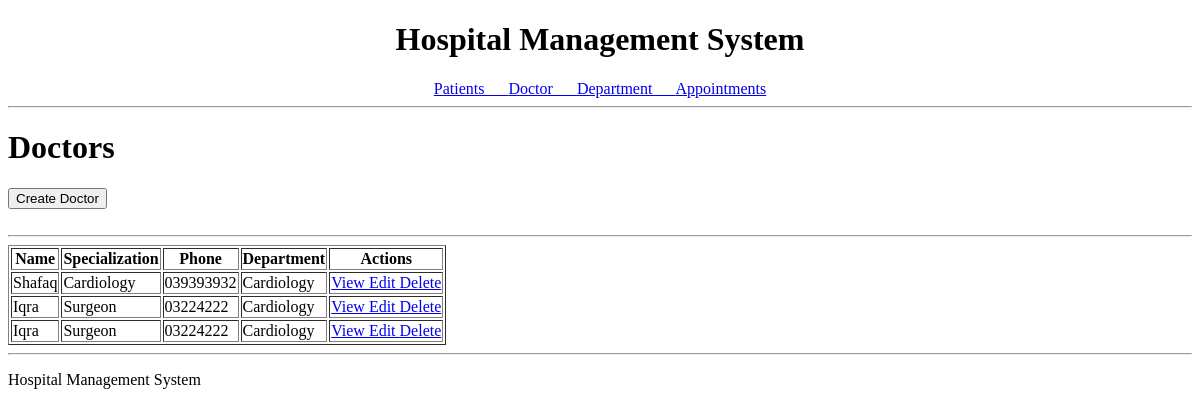
The app's page /doctor/, older data.
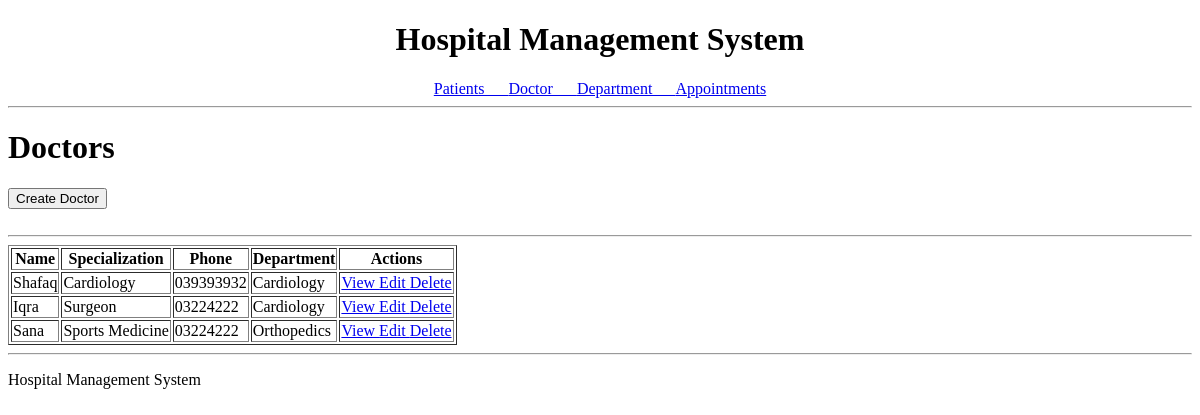
The same page, newer data.
### doctor/models.py (models this page shows, shortened)
class Doctor(models.Model):
    id=models.AutoField(primary_key=True)
    name = models.CharField(max_length=50)
    specialization = models.CharField(max_length=50)
    phone = models.CharField(max_length=15)
    department=models.ForeignKey(Department,on_delete=models.CASCADE)
    user=models.OneToOneField(User,on_delete=models.CASCADE,
                              null=True,blank=True, related_name='doctor')

### department/models.py (models this page shows)
class Department(models.Model):
    id = models.AutoField(primary_key=True)
    department_name = models.CharField(max_length=100)
    department_description = models.TextField()
    def __str__(self):
        return self.department_name

### doctor/views.py (the view)
# urls.py: path('',views.DoctorListView.as_view(), name='doctor_list'),
class DoctorListView(ListView):
    model = Doctor
    context_object_name = 'doctors'
    template_name = 'doctor/doctor_list.html'

### doctor/templates/doctor/doctor_list.html (shortened to what this page needs)
{% extends "base.html" %}
{% block content %}
<h1>Doctors</h1>
<a href="{% url 'doctor_create' %}">
    <button>Create Doctor</button>
</a>
<br>
<br>
<hr>
<table border="1">
    <tr>
        <th>Name</th>
        <th>Specialization</th>
        <th>Phone</th>
        <th>Department</th>
        <th>Actions</th>
    </tr>
    {% for doctor in doctors %}
    <tr>
        <td>
            {{ doctor.name }}
        </td>
        <td>
            {{ doctor.specialization }}
        </td>
        <td>
            {{ doctor.phone }}
        </td>
        <td>
            {{doctor.department}}
        </td>
        <td>
            <a href="{% url 'doctor_detail' doctor.id %}">
                View
            </a>
            <a href="{% url 'doctor_update' doctor.id %}">
                Edit
            </a>
            <a href="{% url 'doctor_delete' doctor.id %}">
                Delete
            </a>
        </td>
    </tr>
    {% endfor %}
</table>
{% endblock %}

### templates/base.html (shortened to what this page needs)
<!DOCTYPE html>
<html>
<head>
</head>
<body>
    <header align = "center">
        <h1 align="center">Hospital Management System</h1>
        <nav>
            <a href="{% url 'patient' %}">
                Patients &emsp;
            </a>
            <a href="{% url 'doctor_list' %}">
                Doctor  &emsp;
            </a>
            <a href="{% url 'department_list' %}">
                Department  &emsp;
            </a>
            <a href="{% url 'appointment_list' %}">
                Appointments
            </a>
        </nav>
    </header>
    <hr>
    <main>
        {% block content %}
        {% endblock %}
    </main>
    <hr>
    <footer>
        <p>Hospital Management System</p>
    </footer>
</body>
</html>

Row changes from the older to the newer data that the page shows:
removed Doctor: name "Iqra", specialization "Surgeon", phone "03224222", department "Cardiology"
added Doctor: name "Sana", specialization "Sports Medicine", phone "03224222", department "Orthopedics"
